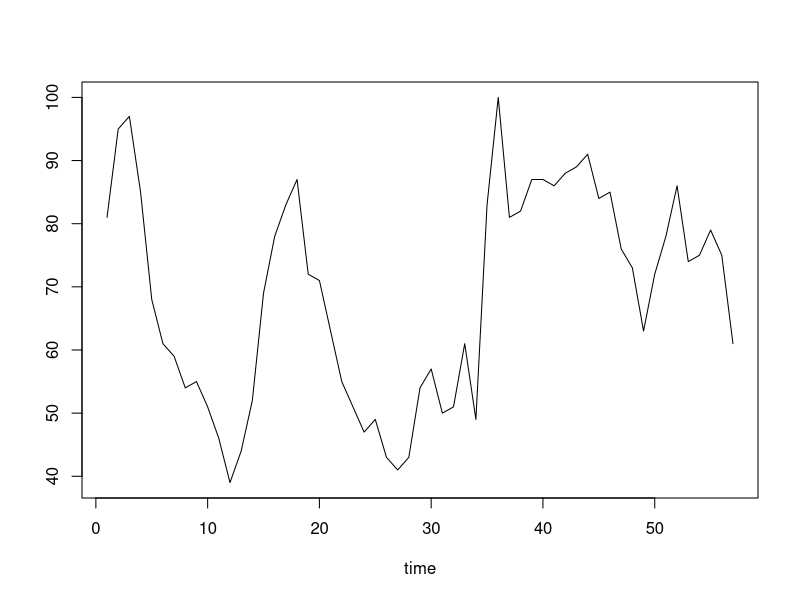
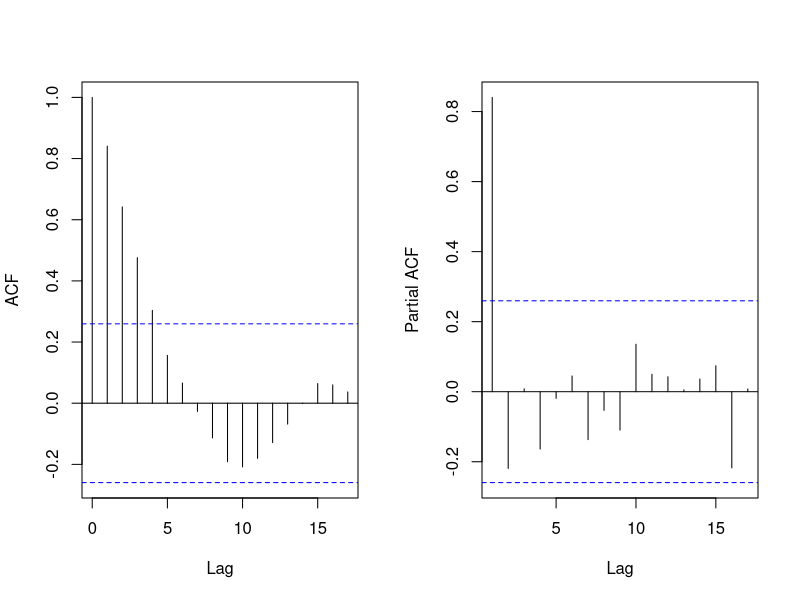
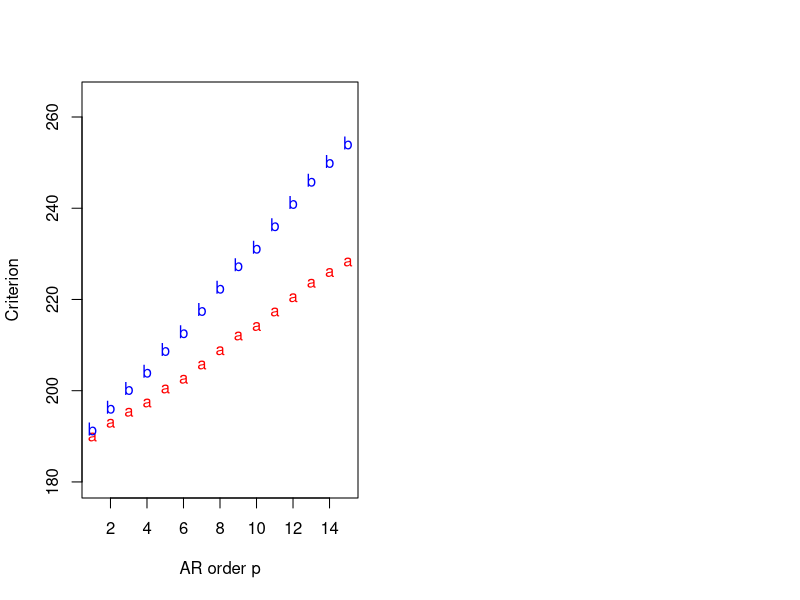

Reproduce these figures in R, in order.
# QUIZ 1 WEEK 2


earthquakes.dat <- read.delim("earthquakes.txt")
earthquakes.dat$Quakes=as.numeric(earthquakes.dat$Quakes)
y.dat=earthquakes.dat$Quakes[1:100] ## this is the training data
y.new=earthquakes.dat$Quakes[101:103] ## this is the test data

## read data, you need to make sure the data file is in your current working directory 
covid.dat <- read.delim("GoogleSearchIndex.txt")
covid.dat$Week=as.Date(as.character(covid.dat$Week),format = "%Y-%m-%d")
y.dat=covid.dat$covid[1:57] ## this is the training data
y.new=covid.dat$covid[58:60] ## this is the test data


# ANALYSIS
y.sample = y.dat

## simulate data
set.seed(1)
AR.model = list(order = c(2, 0, 0), ar = c(0.5,0.4))
#y.sample = arima.sim(n=100,model=AR.model,sd=0.1)


plot(y.sample,type='l',xlab='time',ylab='')






par(mfrow=c(1,2))
acf(y.sample,main="",xlab='Lag')
pacf(y.sample,main="",xlab='Lag')






n.all=length(y.sample)
p.star=15
Y=matrix(y.sample[(p.star+1):n.all],ncol=1)
sample.all=matrix(y.sample,ncol=1)
n=length(Y)
p=seq(1,p.star,by=1)


design.mtx=function(p_cur){
  Fmtx=matrix(0,ncol=n,nrow=p_cur)
  for (i in 1:p_cur) {
    start.y=p.star+1-i
    end.y=start.y+n-1
    Fmtx[i,]=sample.all[start.y:end.y,1]
  }
  return(Fmtx)
}




criteria.ar=function(p_cur){
  Fmtx=design.mtx(p_cur)
  beta.hat=chol2inv(chol(Fmtx%*%t(Fmtx)))%*%Fmtx%*%Y
  R=t(Y-t(Fmtx)%*%beta.hat)%*%(Y-t(Fmtx)%*%beta.hat)
  sp.square=R/(n-p_cur)
  aic=2*p_cur+n*log(sp.square)
  bic=log(n)*p_cur+n*log(sp.square)
  result=c(aic,bic)
  return(result)
}


criteria=sapply(p,criteria.ar)


plot(p,criteria[1,],type='p',pch='a',col='red',xlab='AR order p',ylab='Criterion',main='',
     ylim=c(min(criteria)-10,max(criteria)+10))
points(p,criteria[2,],pch='b',col='blue')











